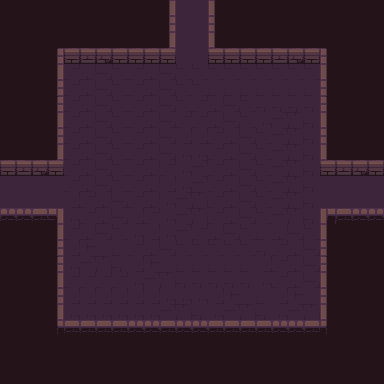

A level layout from a 2D game, rendered from its tile map. Below: a short description, then the map file with tile-grid data replaced by summaries:
An orthogonal 24x24 tile map with 16x16 px tiles, 5 tile layers (background, road, wall, item, ...), 1 hidden layer not drawn, 3 tilesets.

<map version="1.2" tiledversion="1.3.4" orientation="orthogonal" renderorder="right-down" compressionlevel="0" width="24" height="24" tilewidth="16" tileheight="16" infinite="0" nextlayerid="8" nextobjectid="1">
 <tileset firstgid="1" name="Dungeon_Tileset" tilewidth="16" tileheight="16" tilecount="100" columns="10">
  <image source="Dungeon_Tileset.png" width="160" height="160" />
 </tileset>
 <tileset firstgid="101" name="flag" tilewidth="16" tileheight="16" tilecount="4" columns="4">
  <image source="flag.png" width="64" height="16" />
  <tile id="0">
   <animation>
    <frame tileid="3" duration="200" />
    <frame tileid="2" duration="200" />
    <frame tileid="1" duration="200" />
    <frame tileid="0" duration="200" />
   </animation>
  </tile>
 </tileset>
 <tileset firstgid="105" name="torch" tilewidth="16" tileheight="16" tilecount="4" columns="4">
  <image source="torch.png" width="64" height="16" />
  <tile id="0">
   <animation>
    <frame tileid="3" duration="200" />
    <frame tileid="2" duration="200" />
    <frame tileid="1" duration="200" />
    <frame tileid="0" duration="200" />
   </animation>
  </tile>
 </tileset>
 <layer id="1" name="background" width="24" height="24">
  <data>[576 cells, 576 non-empty, 1 distinct tile ids]</data>
 </layer>
 <layer id="5" name="road" width="24" height="24">
  <data>[576 cells, 280 non-empty, 1 distinct tile ids]</data>
 </layer>
 <layer id="3" name="wall" width="24" height="24">
  <data>[576 cells, 80 non-empty, 20 distinct tile ids]</data>
 </layer>
 <layer id="4" name="item" width="24" height="24">
  <data>[576 cells, 0 non-empty, 0 distinct tile ids]</data>
 </layer>
 <layer id="7" name="pickarea" width="24" height="24">
  <data>[576 cells, 256 non-empty, 12 distinct tile ids]</data>
 </layer>
 <layer id="6" name="smog" width="24" height="24" visible="0">
  <data>[576 cells, 576 non-empty, 1 distinct tile ids]</data>
 </layer>
</map>
